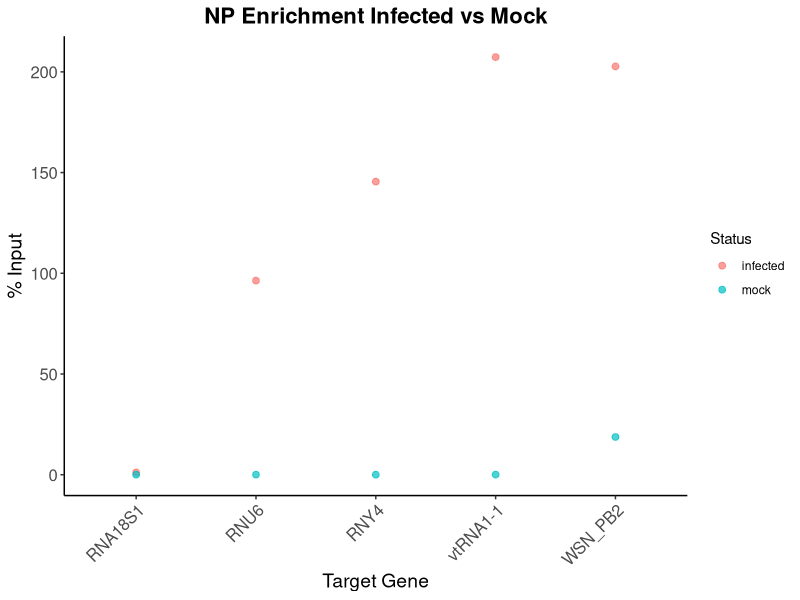
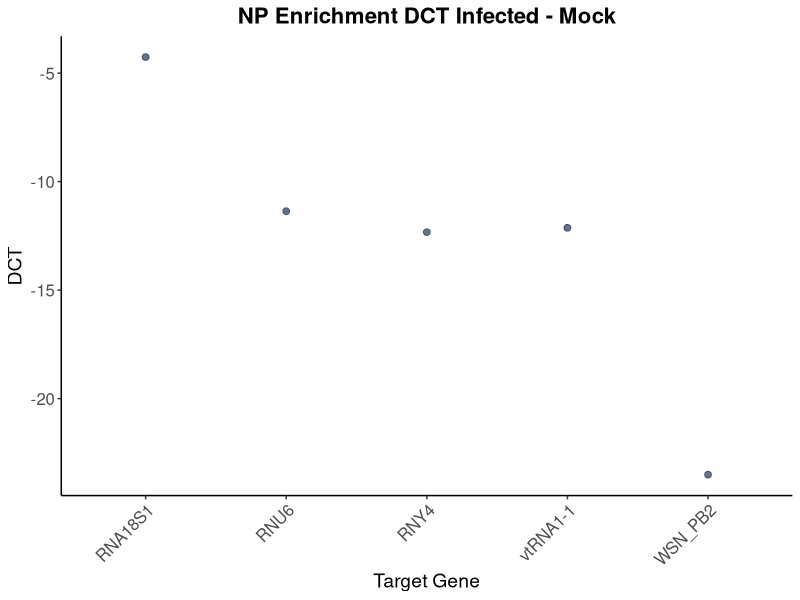

Write R code to recreate these figures, in order.
library(readxl)
library(dplyr)
library(tidyr)
library(writexl)
library(ggplot2)
library(ggpubr)

df <- read_excel("TN066/TN066.1_filtered.xlsx")

# Calculate mean CT, pivot wider, and convert to numeric
data <- df %>%
    group_by(`Sample Name`, `Target Name`) %>%
    summarise(CT = mean(CT, na.rm = TRUE), .groups = "drop") %>%
    pivot_wider(names_from = `Sample Name`, values_from = CT)
# Calculate the percent recovery for each enriched sample
# correcting for dilution factor
data_dct <- data %>%
  mutate(across(.cols = `infected enriched`,
                .fns  = ~ . - `infected input` - log2(0.02^-1),
                .names = "delta_ct_infected")) %>%
  mutate(across(.cols = `mock enriched`,
                .fns  = ~ . - `mock input` - log2(0.04^-1),
                .names = "delta_ct_mock")) %>%
  select(`Target Name`, starts_with("delta_ct_")) %>%
  mutate(across(.cols = starts_with("delta_ct_"),
                .fns = ~ 2^-.x,
                .names = "enrichment_{.col}")) %>%
  rename_with(~ sub("delta_ct_", "", .x), starts_with("enrichment_")) %>%
  select(`Target Name`, starts_with("enrichment_")) %>%
  pivot_longer(cols = -`Target Name`,
               names_to = "Condition",
               values_to = "enrichment",
               names_prefix = "enrichment_")

write_xlsx(data_dct, "TN066/rip_results.xlsx")

data_alt <- data %>%
  mutate(dct = `infected enriched` - `mock enriched`) 

rna18s1_dct <- data_alt %>%
  filter(`Target Name` == "RNA18S1") %>%
  pull(dct)

data_alt <- data_alt %>%
  mutate(dct_norm = dct - rna18s1_dct) %>%
  select(`Target Name`, dct, dct_norm)
write_xlsx(data_alt, "TN066/rip_dct_normalized.xlsx")

# Plot percent recovery data
p <- ggplot(data_dct, aes(x = `Target Name`, y = enrichment, color = Condition)) +
  geom_point(size = 2, alpha = 0.7) +
  labs(title = "NP Enrichment Infected vs Mock",
    x = "Target Gene",
    y = "% Input",
    color = "Status") +
  theme_classic() +
  theme(axis.text.x = element_text(angle = 45, hjust = 1, size = 12),
        plot.title = element_text(hjust = 0.5, size = 16, face = "bold"),
        axis.title.x = element_text(size = 14),
        axis.title.y = element_text(size = 14),
        axis.text.y = element_text(size = 12))
ggsave("TN066/percent_input.png", plot = p, width = 10, height = 6, dpi = 300)

# Plot dct data

p3 <- ggplot(data_alt, aes(x = `Target Name`, y = dct)) +
  geom_point(size = 2, alpha = 0.7, color = "#253755") +
  labs(title = "NP Enrichment DCT Infected - Mock",
    x = "Target Gene",
    y = "DCT") +
  theme_classic() +
  theme(axis.text.x = element_text(angle = 45, hjust = 1, size = 12),
        plot.title = element_text(hjust = 0.5, size = 16, face = "bold"),
        axis.title.x = element_text(size = 14),
        axis.title.y = element_text(size = 14),
        axis.text.y = element_text(size = 12))
ggsave("TN066/dct_plot.png", plot = p3, width = 10, height = 6, dpi = 300)